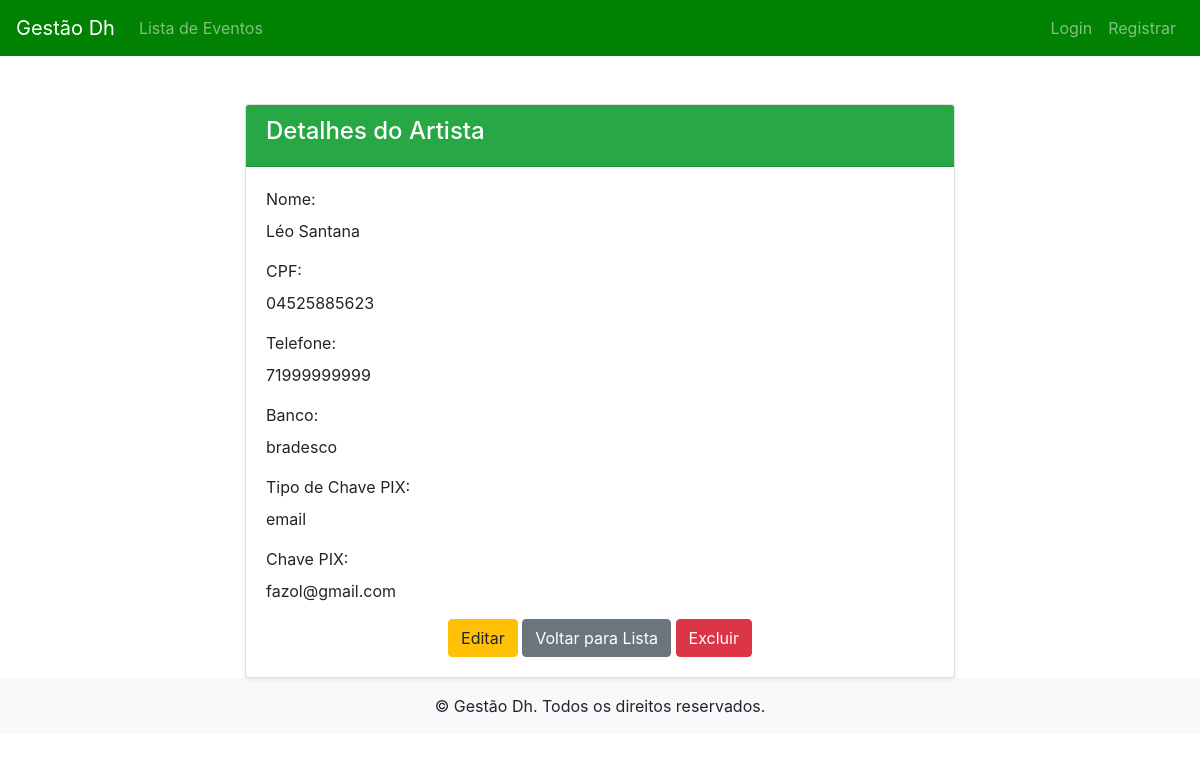
Page /artistas/artistas/1/detail/ on the committed database.
### artistas/models.py (models this page shows, shortened)
class Artista(models.Model):
    nome = models.CharField(max_length=100)
    cpf = models.CharField(max_length=14, unique=True)
    telefone = models.CharField(max_length=15, null=True, blank=True)
    banco = models.CharField(max_length=100)
    tipo_chave_pix = models.CharField(max_length=10, choices=TIPO_CHAVE_CHOICES, default='cel')
    chave_pix = models.CharField(max_length=100)

### artistas/views.py (the view)
# urls.py: path('artistas/<int:pk>/detail/', views.ArtistaDetailView.as_view(), name='artista_detail'),
class ArtistaDetailView(DetailView):
    model = models.Artista
    template_name = 'artista_detail.html'

### artistas/templates/artista_detail.html
{% extends 'base.html' %}
{% block content %}
<div class="container mt-5">
    <div class="row">
        <div class="col-md-8 offset-md-2">
            <div class="card shadow-sm">
                <div class="card-header bg-success text-white">
                    <h4>Detalhes do Artista</h4>
                </div>
                <div class="card-body">
                    <div class="form-group">
                        <label>Nome:</label>
                        <p>{{ artista.nome }}</p>
                    </div>
                    <div class="form-group">
                        <label>CPF:</label>
                        <p>{{ artista.cpf }}</p>
                    </div>
                    <div class="form-group">
                        <label>Telefone:</label>
                        <p>{{ artista.telefone }}</p>
                    </div>
                    <div class="form-group">
                        <label>Banco:</label>
                        <p>{{ artista.banco }}</p>
                    </div>
                    <div class="form-group">
                        <label>Tipo de Chave PIX:</label>
                        <p>{{ artista.tipo_chave_pix }}</p>
                    </div>
                    <div class="form-group">
                        <label>Chave PIX:</label>
                        <p>{{ artista.chave_pix }}</p>
                    </div>
                    <div class="text-center">
                        <a href="{% url 'artista_update' artista.id %}" class="btn btn-warning">Editar</a>
                        <a href="{% url 'artista_list' %}" class="btn btn-secondary">Voltar para Lista</a>
                        <a href="{% url 'artista_delete' artista.id %}" class="btn btn-danger" onclick="return confirm('Tem certeza de que deseja excluir este artista?');">Excluir</a>
                    </div>
                </div>
            </div>
        </div>
    </div>
</div>
{% endblock %}

### rows in the picture
Artista: nome "Léo Santana", cpf "04525885623", telefone "71999999999", banco "bradesco", tipo_chave_pix "email", chave_pix "fazol@gmail.com"
